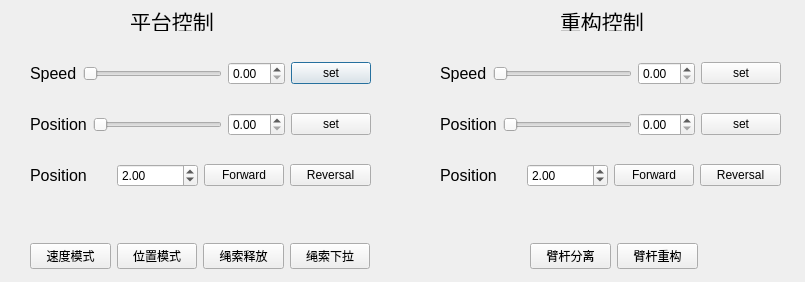
<?xml version="1.0" encoding="UTF-8"?>
<ui version="4.0">
 <class>ReconfigControl</class>
 <widget class="QDialog" name="ReconfigControl">
  <property name="enabled">
   <bool>true</bool>
  </property>
  <property name="geometry">
   <rect>
    <x>0</x>
    <y>0</y>
    <width>805</width>
    <height>282</height>
   </rect>
  </property>
  <property name="maximumSize">
   <size>
    <width>2000</width>
    <height>2000</height>
   </size>
  </property>
  <property name="windowTitle">
   <string>Dialog</string>
  </property>
  <widget class="QWidget" name="layoutWidget_4">
   <property name="geometry">
    <rect>
     <x>30</x>
     <y>40</y>
     <width>341</width>
     <height>171</height>
    </rect>
   </property>
   <layout class="QGridLayout" name="gridLayout_2">
    <item row="0" column="0">
     <layout class="QHBoxLayout" name="horizontalLayout_34">
      <item>
       <widget class="QLabel" name="PlatfromSpeedLabel">
        <property name="sizePolicy">
         <sizepolicy hsizetype="Fixed" vsizetype="Preferred">
          <horstretch>0</horstretch>
          <verstretch>0</verstretch>
         </sizepolicy>
        </property>
        <property name="font">
         <font>
          <pointsize>12</pointsize>
         </font>
        </property>
        <property name="text">
         <string>Speed</string>
        </property>
       </widget>
      </item>
      <item>
       <widget class="DoubleSlider" name="PlatformSpeedHorizontalSlider">
        <property name="sizePolicy">
         <sizepolicy hsizetype="Expanding" vsizetype="Fixed">
          <horstretch>0</horstretch>
          <verstretch>0</verstretch>
         </sizepolicy>
        </property>
        <property name="orientation">
         <enum>Qt::Horizontal</enum>
        </property>
       </widget>
      </item>
      <item>
       <widget class="QDoubleSpinBox" name="PlatformSpeedDoubleSpinBox">
        <property name="sizePolicy">
         <sizepolicy hsizetype="Fixed" vsizetype="Fixed">
          <horstretch>0</horstretch>
          <verstretch>0</verstretch>
         </sizepolicy>
        </property>
        <property name="toolTip">
         <string>The unit is rpm</string>
        </property>
        <property name="suffix">
         <string/>
        </property>
        <property name="singleStep">
         <double>0.010000000000000</double>
        </property>
        <property name="value">
         <double>0.000000000000000</double>
        </property>
       </widget>
      </item>
      <item>
       <widget class="QPushButton" name="PlatformSpeedSetButton">
        <property name="sizePolicy">
         <sizepolicy hsizetype="Fixed" vsizetype="Fixed">
          <horstretch>0</horstretch>
          <verstretch>0</verstretch>
         </sizepolicy>
        </property>
        <property name="text">
         <string>set</string>
        </property>
       </widget>
      </item>
     </layout>
    </item>
    <item row="1" column="0">
     <layout class="QHBoxLayout" name="horizontalLayout_35">
      <item>
       <widget class="QLabel" name="PlatfromAbsPosLabel">
        <property name="sizePolicy">
         <sizepolicy hsizetype="Fixed" vsizetype="Preferred">
          <horstretch>0</horstretch>
          <verstretch>0</verstretch>
         </sizepolicy>
        </property>
        <property name="font">
         <font>
          <pointsize>12</pointsize>
         </font>
        </property>
        <property name="text">
         <string>Position</string>
        </property>
       </widget>
      </item>
      <item>
       <widget class="DoubleSlider" name="PlatformAbsPosHorizontalSlider">
        <property name="sizePolicy">
         <sizepolicy hsizetype="Expanding" vsizetype="Fixed">
          <horstretch>0</horstretch>
          <verstretch>0</verstretch>
         </sizepolicy>
        </property>
        <property name="orientation">
         <enum>Qt::Horizontal</enum>
        </property>
       </widget>
      </item>
      <item>
       <widget class="QDoubleSpinBox" name="PlatformAbsPosDoubleSpinBox">
        <property name="sizePolicy">
         <sizepolicy hsizetype="Fixed" vsizetype="Fixed">
          <horstretch>0</horstretch>
          <verstretch>0</verstretch>
         </sizepolicy>
        </property>
        <property name="toolTip">
         <string>The unit is degree</string>
        </property>
        <property name="suffix">
         <string/>
        </property>
       </widget>
      </item>
      <item>
       <widget class="QPushButton" name="PlatformAbsPosSetButton">
        <property name="sizePolicy">
         <sizepolicy hsizetype="Fixed" vsizetype="Fixed">
          <horstretch>0</horstretch>
          <verstretch>0</verstretch>
         </sizepolicy>
        </property>
        <property name="text">
         <string>set</string>
        </property>
       </widget>
      </item>
     </layout>
    </item>
    <item row="2" column="0">
     <layout class="QHBoxLayout" name="horizontalLayout_7">
      <item>
       <widget class="QLabel" name="PlatformRPosLabel">
        <property name="font">
         <font>
          <pointsize>12</pointsize>
         </font>
        </property>
        <property name="text">
         <string>Position</string>
        </property>
       </widget>
      </item>
      <item>
       <widget class="QDoubleSpinBox" name="PlatfromRPosDoubleSpinBox">
        <property name="value">
         <double>2.000000000000000</double>
        </property>
       </widget>
      </item>
      <item>
       <widget class="QPushButton" name="PlatformPosFWPushButton">
        <property name="text">
         <string>Forward</string>
        </property>
        <property name="icon">
         <iconset>
          <normaloff>:/images/navigate-up.ico</normaloff>:/images/navigate-up.ico</iconset>
        </property>
       </widget>
      </item>
      <item>
       <widget class="QPushButton" name="PlatformPosRPushButton">
        <property name="text">
         <string>Reversal</string>
        </property>
        <property name="icon">
         <iconset>
          <normaloff>:/images/navigate-down.ico</normaloff>:/images/navigate-down.ico</iconset>
        </property>
       </widget>
      </item>
     </layout>
    </item>
   </layout>
  </widget>
  <widget class="QLabel" name="Platfromlabel">
   <property name="geometry">
    <rect>
     <x>130</x>
     <y>10</y>
     <width>91</width>
     <height>21</height>
    </rect>
   </property>
   <property name="font">
    <font>
     <pointsize>16</pointsize>
    </font>
   </property>
   <property name="text">
    <string>平台控制</string>
   </property>
  </widget>
  <widget class="QLabel" name="Reconfiglabel">
   <property name="geometry">
    <rect>
     <x>560</x>
     <y>10</y>
     <width>91</width>
     <height>21</height>
    </rect>
   </property>
   <property name="font">
    <font>
     <pointsize>16</pointsize>
    </font>
   </property>
   <property name="text">
    <string>重构控制</string>
   </property>
  </widget>
  <widget class="QWidget" name="layoutWidget">
   <property name="geometry">
    <rect>
     <x>530</x>
     <y>240</y>
     <width>168</width>
     <height>33</height>
    </rect>
   </property>
   <layout class="QHBoxLayout" name="horizontalLayout_3">
    <item>
     <widget class="QPushButton" name="ReOpenpushButton">
      <property name="text">
       <string>臂杆分离</string>
      </property>
     </widget>
    </item>
    <item>
     <widget class="QPushButton" name="ReClosepushButton">
      <property name="text">
       <string>臂杆重构</string>
      </property>
     </widget>
    </item>
   </layout>
  </widget>
  <widget class="QWidget" name="layoutWidget">
   <property name="geometry">
    <rect>
     <x>440</x>
     <y>40</y>
     <width>341</width>
     <height>171</height>
    </rect>
   </property>
   <layout class="QGridLayout" name="gridLayout">
    <item row="0" column="0">
     <layout class="QHBoxLayout" name="horizontalLayout_31">
      <item>
       <widget class="QLabel" name="ReconfigSpeedLabel">
        <property name="sizePolicy">
         <sizepolicy hsizetype="Fixed" vsizetype="Preferred">
          <horstretch>0</horstretch>
          <verstretch>0</verstretch>
         </sizepolicy>
        </property>
        <property name="font">
         <font>
          <pointsize>12</pointsize>
         </font>
        </property>
        <property name="text">
         <string>Speed</string>
        </property>
       </widget>
      </item>
      <item>
       <widget class="DoubleSlider" name="ReconfigSpeedHorizontalSlider">
        <property name="sizePolicy">
         <sizepolicy hsizetype="Expanding" vsizetype="Fixed">
          <horstretch>0</horstretch>
          <verstretch>0</verstretch>
         </sizepolicy>
        </property>
        <property name="orientation">
         <enum>Qt::Horizontal</enum>
        </property>
       </widget>
      </item>
      <item>
       <widget class="QDoubleSpinBox" name="ReconfigSpeedDoubleSpinBox">
        <property name="sizePolicy">
         <sizepolicy hsizetype="Fixed" vsizetype="Fixed">
          <horstretch>0</horstretch>
          <verstretch>0</verstretch>
         </sizepolicy>
        </property>
        <property name="toolTip">
         <string>The unit is rpm</string>
        </property>
        <property name="suffix">
         <string/>
        </property>
        <property name="singleStep">
         <double>0.010000000000000</double>
        </property>
        <property name="value">
         <double>0.000000000000000</double>
        </property>
       </widget>
      </item>
      <item>
       <widget class="QPushButton" name="ReconfigSpeedSetButton">
        <property name="sizePolicy">
         <sizepolicy hsizetype="Fixed" vsizetype="Fixed">
          <horstretch>0</horstretch>
          <verstretch>0</verstretch>
         </sizepolicy>
        </property>
        <property name="text">
         <string>set</string>
        </property>
       </widget>
      </item>
     </layout>
    </item>
    <item row="1" column="0">
     <layout class="QHBoxLayout" name="horizontalLayout_33">
      <item>
       <widget class="QLabel" name="ReconfigAbsPosLabel">
        <property name="sizePolicy">
         <sizepolicy hsizetype="Fixed" vsizetype="Preferred">
          <horstretch>0</horstretch>
          <verstretch>0</verstretch>
         </sizepolicy>
        </property>
        <property name="font">
         <font>
          <pointsize>12</pointsize>
         </font>
        </property>
        <property name="text">
         <string>Position</string>
        </property>
       </widget>
      </item>
      <item>
       <widget class="DoubleSlider" name="ReconfigAbsPosHorizontalSlider">
        <property name="sizePolicy">
         <sizepolicy hsizetype="Expanding" vsizetype="Fixed">
          <horstretch>0</horstretch>
          <verstretch>0</verstretch>
         </sizepolicy>
        </property>
        <property name="orientation">
         <enum>Qt::Horizontal</enum>
        </property>
       </widget>
      </item>
      <item>
       <widget class="QDoubleSpinBox" name="ReconfigAbsPosDoubleSpinBox">
        <property name="sizePolicy">
         <sizepolicy hsizetype="Fixed" vsizetype="Fixed">
          <horstretch>0</horstretch>
          <verstretch>0</verstretch>
         </sizepolicy>
        </property>
        <property name="toolTip">
         <string>The unit is degree</string>
        </property>
        <property name="suffix">
         <string/>
        </property>
       </widget>
      </item>
      <item>
       <widget class="QPushButton" name="ReconfigAbsPosSetButton">
        <property name="sizePolicy">
         <sizepolicy hsizetype="Fixed" vsizetype="Fixed">
          <horstretch>0</horstretch>
          <verstretch>0</verstretch>
         </sizepolicy>
        </property>
        <property name="text">
         <string>set</string>
        </property>
       </widget>
      </item>
     </layout>
    </item>
    <item row="2" column="0">
     <layout class="QHBoxLayout" name="horizontalLayout_6">
      <item>
       <widget class="QLabel" name="ReconfigRPosLabel">
        <property name="font">
         <font>
          <pointsize>12</pointsize>
         </font>
        </property>
        <property name="text">
         <string>Position</string>
        </property>
       </widget>
      </item>
      <item>
       <widget class="QDoubleSpinBox" name="ReconfigRPosDoubleSpinBox">
        <property name="value">
         <double>2.000000000000000</double>
        </property>
       </widget>
      </item>
      <item>
       <widget class="QPushButton" name="ReconfigPosFWPushButton">
        <property name="text">
         <string>Forward</string>
        </property>
        <property name="icon">
         <iconset>
          <normaloff>:/images/navigate-up.ico</normaloff>:/images/navigate-up.ico</iconset>
        </property>
       </widget>
      </item>
      <item>
       <widget class="QPushButton" name="ReconfigPosRPushButton">
        <property name="text">
         <string>Reversal</string>
        </property>
        <property name="icon">
         <iconset>
          <normaloff>:/images/navigate-down.ico</normaloff>:/images/navigate-down.ico</iconset>
        </property>
       </widget>
      </item>
     </layout>
    </item>
   </layout>
  </widget>
  <widget class="QWidget" name="layoutWidget">
   <property name="geometry">
    <rect>
     <x>30</x>
     <y>240</y>
     <width>340</width>
     <height>33</height>
    </rect>
   </property>
   <layout class="QHBoxLayout" name="horizontalLayout">
    <item>
     <widget class="QPushButton" name="PlatformReModepushButton">
      <property name="text">
       <string>速度模式</string>
      </property>
     </widget>
    </item>
    <item>
     <widget class="QPushButton" name="PlatformPosModepushButton">
      <property name="text">
       <string>位置模式</string>
      </property>
     </widget>
    </item>
    <item>
     <widget class="QPushButton" name="PlatformFWpushButton">
      <property name="text">
       <string>绳索释放</string>
      </property>
     </widget>
    </item>
    <item>
     <widget class="QPushButton" name="PlatformBWpushButton">
      <property name="text">
       <string>绳索下拉</string>
      </property>
     </widget>
    </item>
   </layout>
  </widget>
  <zorder>layoutWidget</zorder>
  <zorder>layoutWidget</zorder>
  <zorder>layoutWidget</zorder>
  <zorder>layoutWidget_4</zorder>
  <zorder>Reconfiglabel</zorder>
  <zorder>Platfromlabel</zorder>
 </widget>
 <customwidgets>
  <customwidget>
   <class>DoubleSlider</class>
   <extends>QSlider</extends>
   <header>doubleslider.h</header>
  </customwidget>
 </customwidgets>
 <resources/>
 <connections/>
</ui>
